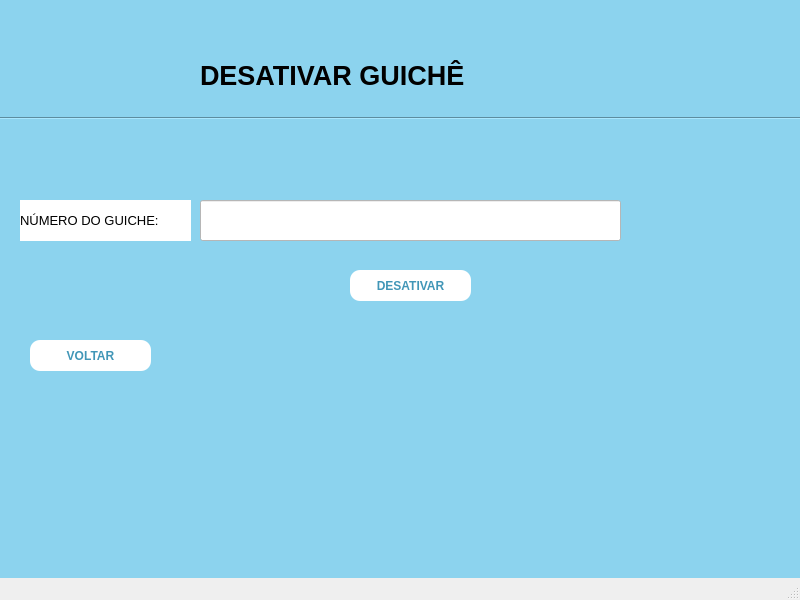
<?xml version="1.0" encoding="UTF-8"?>
<ui version="4.0">
 <class>MainWindow</class>
 <widget class="QMainWindow" name="MainWindow">
  <property name="geometry">
   <rect>
    <x>0</x>
    <y>0</y>
    <width>800</width>
    <height>600</height>
   </rect>
  </property>
  <property name="font">
   <font>
    <pointsize>10</pointsize>
   </font>
  </property>
  <property name="windowTitle">
   <string>MainWindow</string>
  </property>
  <property name="animated">
   <bool>true</bool>
  </property>
  <widget class="QWidget" name="centralwidget">
   <property name="styleSheet">
    <string notr="true">background-color: rgb(140, 211, 238);  /* Cor de fundo */</string>
   </property>
   <widget class="QLabel" name="label">
    <property name="geometry">
     <rect>
      <x>200</x>
      <y>50</y>
      <width>471</width>
      <height>51</height>
     </rect>
    </property>
    <property name="font">
     <font>
      <pointsize>20</pointsize>
      <weight>75</weight>
      <bold>true</bold>
     </font>
    </property>
    <property name="frameShape">
     <enum>QFrame::NoFrame</enum>
    </property>
    <property name="text">
     <string>DESATIVAR GUICHÊ</string>
    </property>
    <property name="textFormat">
     <enum>Qt::AutoText</enum>
    </property>
    <property name="alignment">
     <set>Qt::AlignLeading|Qt::AlignLeft|Qt::AlignVCenter</set>
    </property>
   </widget>
   <widget class="QPushButton" name="pushButton">
    <property name="geometry">
     <rect>
      <x>350</x>
      <y>270</y>
      <width>121</width>
      <height>31</height>
     </rect>
    </property>
    <property name="font">
     <font>
      <weight>75</weight>
      <bold>true</bold>
     </font>
    </property>
    <property name="styleSheet">
     <string notr="true">QPushButton {
    background-color: white;  /* Cor de fundo */
    color: rgb(65, 150, 183);  /* Cor do texto */
    border-radius: 10px;  /* Raio dos cantos */
    padding: 10px 20px;  /* Preenchimento interno */
}

QPushButton:hover {
    color: white;
    background-color: rgb(8, 113, 155);  /* Cor de fundo ao passar o mouse */
}</string>
    </property>
    <property name="text">
     <string>DESATIVAR</string>
    </property>
   </widget>
   <widget class="QPushButton" name="pushButton_2">
    <property name="geometry">
     <rect>
      <x>30</x>
      <y>340</y>
      <width>121</width>
      <height>31</height>
     </rect>
    </property>
    <property name="font">
     <font>
      <weight>75</weight>
      <bold>true</bold>
     </font>
    </property>
    <property name="styleSheet">
     <string notr="true">QPushButton {
    background-color: white;  /* Cor de fundo */
    color: rgb(65, 150, 183);  /* Cor do texto */
    border-radius: 10px;  /* Raio dos cantos */
    padding: 10px 20px;  /* Preenchimento interno */
}

QPushButton:hover {
    color: white;
    background-color: rgb(8, 113, 155);  /* Cor de fundo ao passar o mouse */
}</string>
    </property>
    <property name="text">
     <string>VOLTAR</string>
    </property>
   </widget>
   <widget class="Line" name="line">
    <property name="geometry">
     <rect>
      <x>0</x>
      <y>110</y>
      <width>801</width>
      <height>16</height>
     </rect>
    </property>
    <property name="orientation">
     <enum>Qt::Horizontal</enum>
    </property>
   </widget>
   <widget class="QLineEdit" name="lineEdit">
    <property name="geometry">
     <rect>
      <x>200</x>
      <y>200</y>
      <width>421</width>
      <height>41</height>
     </rect>
    </property>
    <property name="styleSheet">
     <string notr="true">background-color: white;  /* Cor de fundo */</string>
    </property>
   </widget>
   <widget class="QLabel" name="label_2">
    <property name="geometry">
     <rect>
      <x>20</x>
      <y>200</y>
      <width>171</width>
      <height>41</height>
     </rect>
    </property>
    <property name="styleSheet">
     <string notr="true">background-color: white;  /* Cor de fundo */</string>
    </property>
    <property name="text">
     <string>NÚMERO DO GUICHE:</string>
    </property>
   </widget>
  </widget>
  <widget class="QMenuBar" name="menubar">
   <property name="geometry">
    <rect>
     <x>0</x>
     <y>0</y>
     <width>800</width>
     <height>26</height>
    </rect>
   </property>
  </widget>
  <widget class="QStatusBar" name="statusbar"/>
 </widget>
 <resources/>
 <connections/>
</ui>
